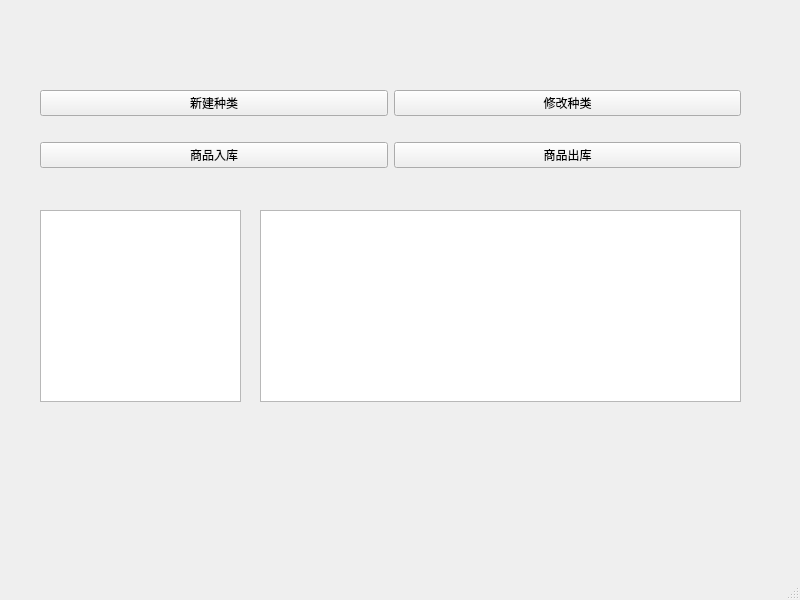
<?xml version="1.0" encoding="UTF-8"?>
<ui version="4.0">
 <class>MainWindow</class>
 <widget class="QMainWindow" name="MainWindow">
  <property name="geometry">
   <rect>
    <x>0</x>
    <y>0</y>
    <width>800</width>
    <height>600</height>
   </rect>
  </property>
  <property name="windowTitle">
   <string>MainWindow</string>
  </property>
  <widget class="QWidget" name="centralwidget">
   <widget class="QWidget" name="layoutWidget">
    <property name="geometry">
     <rect>
      <x>40</x>
      <y>70</y>
      <width>701</width>
      <height>118</height>
     </rect>
    </property>
    <layout class="QHBoxLayout" name="horizontalLayout_3">
     <item>
      <layout class="QVBoxLayout" name="verticalLayout">
       <item>
        <widget class="QPushButton" name="category_create">
         <property name="text">
          <string>新建种类</string>
         </property>
        </widget>
       </item>
       <item>
        <widget class="QPushButton" name="goods_in">
         <property name="text">
          <string>商品入库</string>
         </property>
        </widget>
       </item>
      </layout>
     </item>
     <item>
      <layout class="QVBoxLayout" name="verticalLayout_2">
       <item>
        <widget class="QPushButton" name="category_update">
         <property name="text">
          <string>修改种类</string>
         </property>
        </widget>
       </item>
       <item>
        <widget class="QPushButton" name="goods_out">
         <property name="text">
          <string>商品出库</string>
         </property>
        </widget>
       </item>
      </layout>
     </item>
    </layout>
   </widget>
   <widget class="QTableView" name="category_table">
    <property name="geometry">
     <rect>
      <x>40</x>
      <y>210</y>
      <width>201</width>
      <height>192</height>
     </rect>
    </property>
   </widget>
   <widget class="QTableView" name="goods_table">
    <property name="geometry">
     <rect>
      <x>260</x>
      <y>210</y>
      <width>481</width>
      <height>192</height>
     </rect>
    </property>
   </widget>
  </widget>
  <widget class="QMenuBar" name="menubar">
   <property name="geometry">
    <rect>
     <x>0</x>
     <y>0</y>
     <width>800</width>
     <height>30</height>
    </rect>
   </property>
  </widget>
  <widget class="QStatusBar" name="statusbar"/>
 </widget>
 <resources/>
 <connections/>
</ui>
